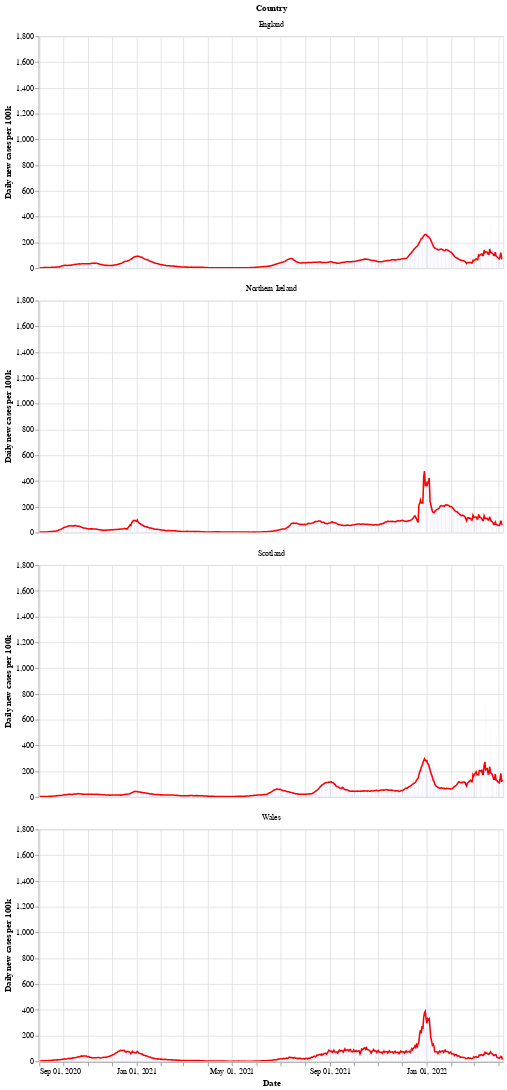

The code cell stored with this chart in its notebook:
### Markdown cell above
Next is a bar chart of the number of new cases in each country (per 100k population), with the 7 day moving average of cases. Again we see that Wales saw a longer period of raising and falling cases compared to the other countries.

After a period of cases falling, each nation is now seeing a rise in the number of cases - especially in Wales.

### Code cell
# collapse
bars = alt.Chart(uk_cases).mark_bar().encode(
    x=alt.X("yearmonthdate(date):T", axis=alt.Axis(title='Date')),
    y=alt.Y("newCasesRate:Q", axis=alt.Axis(title='Daily new cases per 100k')),
    tooltip='newCasesRate',
    color=alt.condition(
        alt.datum.dailyChange > 0,
        alt.value("orange"),  # The positive color
        alt.value("blue")  # The negative color
    )
).properties(title='New cases per 100k population with rolling 7 day average', width=600).interactive()
line = alt.Chart(uk_cases).mark_line(
    color='red',
    size=2,
).transform_window(
    rolling_mean='mean(newCasesRate)',
    frame=[0, 7],
    groupby=['areaName']
).encode(
    x='yearmonthdate(date):T',
    y='rolling_mean:Q'
)
alt.layer(line, bars, data=uk_cases).facet(alt.Row('areaName', title='Country'), columns=1)

### Figure 1 — Vega-Lite specification as saved in the notebook (floating-point values rounded to 4 significant figures; data arrays with more than 128 entries replaced by an {"elided": "..."} marker saying what was removed)
{"config": {"view": {"continuousWidth": 400, "continuousHeight": 300}}, "data": {"name": "data-922e8bfecec255f057073db849e96834"}, "facet": {"type": "nominal", "field": "areaName", "title": "Country"}, "spec": {"layer": [{"mark": {"type": "line", "color": "red", "size": 2}, "encoding": {"x": {"type": "temporal", "field": "date", "timeUnit": "yearmonthdate"}, "y": {"type": "quantitative", "field": "rolling_mean"}}, "transform": [{"window": [{"op": "mean", "field": "newCasesRate", "as": "rolling_mean"}], "frame": [0, 7], "groupby": ["areaName"]}]}, {"mark": "bar", "encoding": {"color": {"condition": {"value": "orange", "test": "(datum.dailyChange > 0)"}, "value": "blue"}, "tooltip": {"type": "quantitative", "field": "newCasesRate"}, "x": {"type": "temporal", "axis": {"title": "Date"}, "field": "date", "timeUnit": "yearmonthdate"}, "y": {"type": "quantitative", "axis": {"title": "Daily new cases per 100k"}, "field": "newCasesRate"}}, "selection": {"selector002": {"type": "interval", "bind": "scales", "encodings": ["x", "y"]}}, "title": "New cases per 100k population with rolling 7 day average", "width": 600}]}, "columns": 1, "$schema": "https://vega.github.io/schema/vega-lite/v4.8.1.json", "datasets": {"data-922e8bfecec255f057073db849e96834": {"elided": "2332 records"}}}
